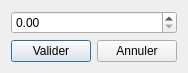
<?xml version="1.0" encoding="UTF-8"?>
<ui version="4.0">
 <class>RefillNote</class>
 <widget class="QDialog" name="RefillNote">
  <property name="geometry">
   <rect>
    <x>0</x>
    <y>0</y>
    <width>186</width>
    <height>73</height>
   </rect>
  </property>
  <property name="windowTitle">
   <string>Recharger une note</string>
  </property>
  <layout class="QGridLayout" name="gridLayout_2">
   <item row="1" column="0" colspan="2">
    <layout class="QGridLayout" name="gridLayout">
     <item row="1" column="1">
      <widget class="QPushButton" name="cancel_button">
       <property name="text">
        <string>Annuler</string>
       </property>
       <property name="autoDefault">
        <bool>false</bool>
       </property>
      </widget>
     </item>
     <item row="1" column="0">
      <widget class="QPushButton" name="valid_button">
       <property name="text">
        <string>Valider</string>
       </property>
       <property name="autoDefault">
        <bool>false</bool>
       </property>
       <property name="default">
        <bool>true</bool>
       </property>
      </widget>
     </item>
     <item row="0" column="0" colspan="2">
      <widget class="QDoubleSpinBox" name="to_add">
       <property name="maximum">
        <double>9999.989999999999782</double>
       </property>
      </widget>
     </item>
    </layout>
   </item>
  </layout>
 </widget>
 <tabstops>
  <tabstop>to_add</tabstop>
  <tabstop>valid_button</tabstop>
  <tabstop>cancel_button</tabstop>
 </tabstops>
 <resources/>
 <connections>
  <connection>
   <sender>cancel_button</sender>
   <signal>clicked()</signal>
   <receiver>RefillNote</receiver>
   <slot>reject()</slot>
   <hints>
    <hint type="sourcelabel">
     <x>144</x>
     <y>51</y>
    </hint>
    <hint type="destinationlabel">
     <x>110</x>
     <y>55</y>
    </hint>
   </hints>
  </connection>
  <connection>
   <sender>valid_button</sender>
   <signal>clicked()</signal>
   <receiver>RefillNote</receiver>
   <slot>accept()</slot>
   <hints>
    <hint type="sourcelabel">
     <x>49</x>
     <y>51</y>
    </hint>
    <hint type="destinationlabel">
     <x>92</x>
     <y>36</y>
    </hint>
   </hints>
  </connection>
 </connections>
</ui>
